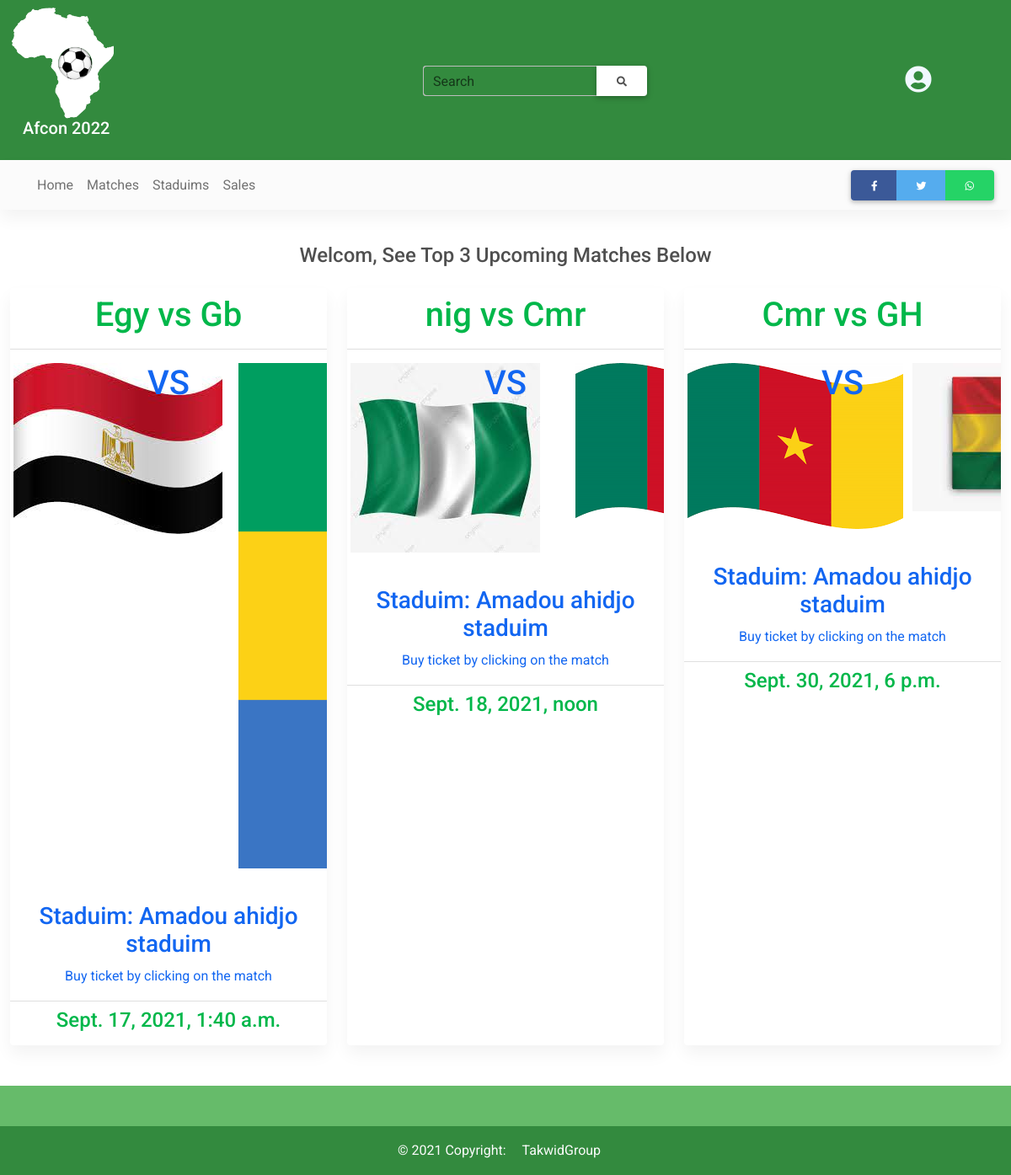
The page / on the database its author committed.
### ticket_sales/models.py (models this page shows)
class Match(models.Model):
    match_staduim = models.ForeignKey(Staduim,on_delete=SET_NULL,null=True)
    match_tickets = models.IntegerField()
    match_time    = models.DateTimeField()
    match_round   = models.CharField(max_length=200,null=True)
    home_team = models.ForeignKey(Team,on_delete=SET_NULL,null=True,verbose_name='Home Team', related_name='game')
    away_team = models.ForeignKey(Team,on_delete=SET_NULL,null=True,verbose_name='Away Team')
    def __str__(self):
        return str(self.home_team) + ' vs ' + str(self.away_team)

class Team(models.Model):
    team_name = models.CharField(max_length = 200)
    team_shortname = models.CharField(max_length=3,null=True)
    team_flag = models.ImageField(upload_to = 'media/teams')
    class Meta:
        ordering = ['team_name','team_shortname']
    def __str__(self):
        return self.team_shortname

class Staduim(models.Model):
    staduim_name  = models.CharField(max_length=200)
    staduim_town  = models.CharField(max_length=200)
    Staduim_image = models.ImageField()
    def __str__(self):
        return self.staduim_name

### ticket_sales/views.py (the view)
# urls.py: path('',views.index, name = 'home_page'),
def index(request):
    upcoming_matches = Match.objects.all().order_by('match_time').filter(match_time__gte = timezone.now())[:3]
    context = {
        'upcoming_matches': upcoming_matches
    }
    return render(request,'index.html',context=context)

### templates/index.html (shortened to what this page needs)
{% extends 'base.html' %}
{% block content %}
{% load thumbnail %}
<div class="content mt-3 ml-5 w-100 ">
  <main>
    <div class="container-fluid ">
      <div class="row d-md-flex  justify-content-center">
          <h4 class="text-center m-4">Welcom, See Top 3 Upcoming Matches Below</h4>
        {% for match in upcoming_matches %}
         <div class="col-md-4 mt-3 mt-md-0 d-md-flex justify-content-center ">
          <div class="card text-center " style="background-color:#ffffff;">
            <a href="{% url 'buy' match.id %}">
            <div class="card-header"><h1 class="text-success">{{match}}</h1></div>
            <div class="bg-image hover-overlay ripple" data-mdb-ripple-color="light">
               <div class="row">
              <div class="col-4 p-3">
                {% thumbnail match.home_team.team_flag "200x50" as im %}
              <img src="{{ im.url }}">
              {% endthumbnail %}
              </div>
              <div class="col-4 p-3">
                <h1>VS</h1>
              </div>
              <div class="col-4 p-3">
                 {% thumbnail match.away_team.team_flag "200x50" as im %}
              <img src="{{ im.url }}">
              {% endthumbnail %}
              </div>
            </div>
            </div>
            <div class="card-body">
              <h5 class="card-title"><h3>Staduim: {{match.match_staduim}} </h3></h5>
              <p class="card-text">
                Buy ticket by clicking on the match
              </p>
            </div>
            <div class="card-footer"><h4 class="text-success">{{match.match_time}}</h4></div>
             </a>
          </div>
        </div>
        {% endfor%}
      </div>
  </main>
</div>
{% endblock %}

### templates/base.html (shortened to what this page needs)
{% load static %}
<!DOCTYPE html>
<html lang="en">
  <head>
    <link rel="stylesheet" href="https://use.fontawesome.com/releases/v5.11.2/css/all.css" />
    <link rel="stylesheet" href="{% static 'css/mdb.min.css' %}" />
    <link rel="stylesheet" href="{% static 'css/style.css' %}">
  </head>
  <body>
    <header>
      <div class="container-fluid">
        <div class="row">
           <nav class="navbar navbar-light nav-bg text-white">
             <div class="col-8 col-md-5 justify-content-center text-center text-md-start">
               <a href="#">
                 <img src="{% static 'img/afcon_logo.png' %}" alt="logo" srcset="" class="d-none d-md-block">
                 <h5 class="logotext  text-center text-md-start mt-2">Afcon 2022</h5>
               </a>
             </div>
             <div class=" d-flex justify-content-evenly align-items-center text-md-center" >
              <form method="POST" action=" {% url 'matchsearchpage' %}  " class="text-white">
                <div class="input-group text-white">
                <div class="form-outline text-white">
                    <input type="search" name="searched_word" id="form1" class="form-control text-white" required  />
                    <label class="form-label" for="form1">Search</label>
                </div>
                <button type="submit" class="btn " style="background-color: #fff">
                    <i class=" fas fa-search"></i>
                </button>
            </div>
            </form>
             </div>
                <div class="col-2 ms-auto text-center " style="color: aliceblue;" >
                  <span href="" style="color:aliceblue ;" data-toggle="modal" data-target="#modalLoginAvatarDemo">
                    <i class=" user fas fa-user-circle fa-2x"></i>
                  </span>
                </div>
           </nav>
           <nav class="navbar navbar-expand-lg navbar-light bg-light">
            <div class="container">
              <div class="collapse navbar-collapse" id="navbarNav">
                <ul class="navbar-nav">
                  <li class="nav-item">
                    <a class="nav-link " aria-current="page" href="/">Home</a>
                  </li>
                  <li class="nav-item">
                    <a class="nav-link" href="{% url 'matchespage' %}">Matches</a>
                  </li>
                  <li class="nav-item">
                    <a class="nav-link" href="{% url 'staduimspage' %}">Staduims</a>
                  </li>
                  <li class="nav-item">
                    <a class="nav-link" href="{% url 'salespage' %}">Sales</a>
                  </li>
                </ul>
              </div>
            </div>
            <section>
                    <div class="btn-group me-2 button-group" role="group" aria-label="Second group">
                      <a class="btn btn-primary " style="background-color: #3b5998" href="#!" role="button"
                          ><i class="fab fa-facebook-f"></i
                        ></a>
                       <a class="btn btn-primary" style="background-color: #55acee" href="#!" role="button"
                          ><i class="fab fa-twitter"></i
                        ></a>
                        <a class="btn btn-primary" style="background-color: #25d366" href="#!" role="button"
                        ><i class="fab fa-whatsapp"></i
                      ></a>
                    </div>
          </section>
          </nav>
        </div>
      </div>
    </header>
    <div class="wrapper d-flex ">
      {% block content %}{% endblock%}
    </div>
    <footer class=" text-center text-lg-start mt-5 pt-md-5">
      <div class="text-center text-light p-3" style="background-color: #338A3E">
        © 2021 Copyright:
        <a class="text-light" href="https://TakwidGroup.com">TakwidGroup</a>
      </div>
    </footer>
  </body>
</html>

### templates/assets/css/style.css (style rules this page uses)
body header img { width: 25%; height: auto; }
body header .logotext { transform: translate(15px, -10px); color: #fff; }
body header .nav-bg { background-color: #338A3E; }
.content { transition: all 0.2s none; }
footer { background-color: #66BB6A; color: #fff; }
footer a { padding: 15px; }

### rows shown on the page
Match: home_team+away_team "Egy vs Gb", shows a picture, match_staduim "Amadou ahidjo staduim", match_time "Sept. 17, 2021, 1:40 a.m."
Match: home_team+away_team "nig vs Cmr", shows a picture, match_staduim "Amadou ahidjo staduim", match_time "Sept. 18, 2021, noon"
Match: home_team+away_team "Cmr vs GH", shows a picture, match_staduim "Amadou ahidjo staduim", match_time "Sept. 30, 2021, 6 p.m."
